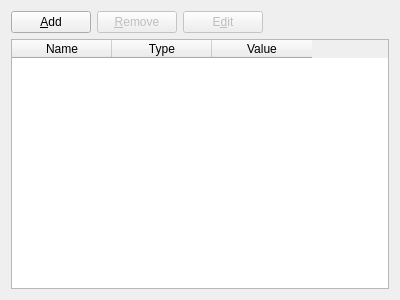
<?xml version="1.0" encoding="UTF-8"?>
<ui version="4.0">
 <class>SaveVariables</class>
 <widget class="QWidget" name="SaveVariables">
  <property name="enabled">
   <bool>true</bool>
  </property>
  <property name="geometry">
   <rect>
    <x>0</x>
    <y>0</y>
    <width>400</width>
    <height>300</height>
   </rect>
  </property>
  <property name="windowTitle">
   <string>Form</string>
  </property>
  <layout class="QHBoxLayout" name="horizontalLayout_2">
   <item>
    <layout class="QVBoxLayout" name="verticalLayout">
     <item>
      <layout class="QHBoxLayout" name="horizontalLayout">
       <item>
        <widget class="QPushButton" name="btnAdd">
         <property name="text">
          <string>&amp;Add</string>
         </property>
        </widget>
       </item>
       <item>
        <widget class="QPushButton" name="btnRemove">
         <property name="enabled">
          <bool>false</bool>
         </property>
         <property name="text">
          <string>&amp;Remove</string>
         </property>
        </widget>
       </item>
       <item>
        <widget class="QPushButton" name="btnEdit">
         <property name="enabled">
          <bool>false</bool>
         </property>
         <property name="text">
          <string>E&amp;dit</string>
         </property>
        </widget>
       </item>
       <item>
        <spacer name="horizontalSpacer">
         <property name="orientation">
          <enum>Qt::Horizontal</enum>
         </property>
         <property name="sizeHint" stdset="0">
          <size>
           <width>40</width>
           <height>20</height>
          </size>
         </property>
        </spacer>
       </item>
      </layout>
     </item>
     <item>
      <widget class="QTableWidget" name="tblVars">
       <property name="selectionMode">
        <enum>QAbstractItemView::SingleSelection</enum>
       </property>
       <property name="selectionBehavior">
        <enum>QAbstractItemView::SelectRows</enum>
       </property>
       <column>
        <property name="text">
         <string>Name</string>
        </property>
       </column>
       <column>
        <property name="text">
         <string>Type</string>
        </property>
       </column>
       <column>
        <property name="text">
         <string>Value</string>
        </property>
       </column>
      </widget>
     </item>
    </layout>
   </item>
  </layout>
 </widget>
 <resources/>
 <connections>
  <connection>
   <sender>btnAdd</sender>
   <signal>clicked()</signal>
   <receiver>SaveVariables</receiver>
   <slot>addClicked()</slot>
   <hints>
    <hint type="sourcelabel">
     <x>50</x>
     <y>23</y>
    </hint>
    <hint type="destinationlabel">
     <x>199</x>
     <y>149</y>
    </hint>
   </hints>
  </connection>
  <connection>
   <sender>btnRemove</sender>
   <signal>clicked()</signal>
   <receiver>SaveVariables</receiver>
   <slot>removeClicked()</slot>
   <hints>
    <hint type="sourcelabel">
     <x>144</x>
     <y>26</y>
    </hint>
    <hint type="destinationlabel">
     <x>199</x>
     <y>149</y>
    </hint>
   </hints>
  </connection>
  <connection>
   <sender>tblVars</sender>
   <signal>clicked(QModelIndex)</signal>
   <receiver>SaveVariables</receiver>
   <slot>tableClicked(QModelIndex)</slot>
   <hints>
    <hint type="sourcelabel">
     <x>199</x>
     <y>168</y>
    </hint>
    <hint type="destinationlabel">
     <x>199</x>
     <y>149</y>
    </hint>
   </hints>
  </connection>
  <connection>
   <sender>btnEdit</sender>
   <signal>clicked()</signal>
   <receiver>SaveVariables</receiver>
   <slot>editCurrentVar()</slot>
   <hints>
    <hint type="sourcelabel">
     <x>235</x>
     <y>24</y>
    </hint>
    <hint type="destinationlabel">
     <x>199</x>
     <y>149</y>
    </hint>
   </hints>
  </connection>
 </connections>
 <slots>
  <slot>addClicked()</slot>
  <slot>removeClicked()</slot>
  <slot>tableClicked(QModelIndex)</slot>
  <slot>editCurrentVar()</slot>
 </slots>
</ui>
